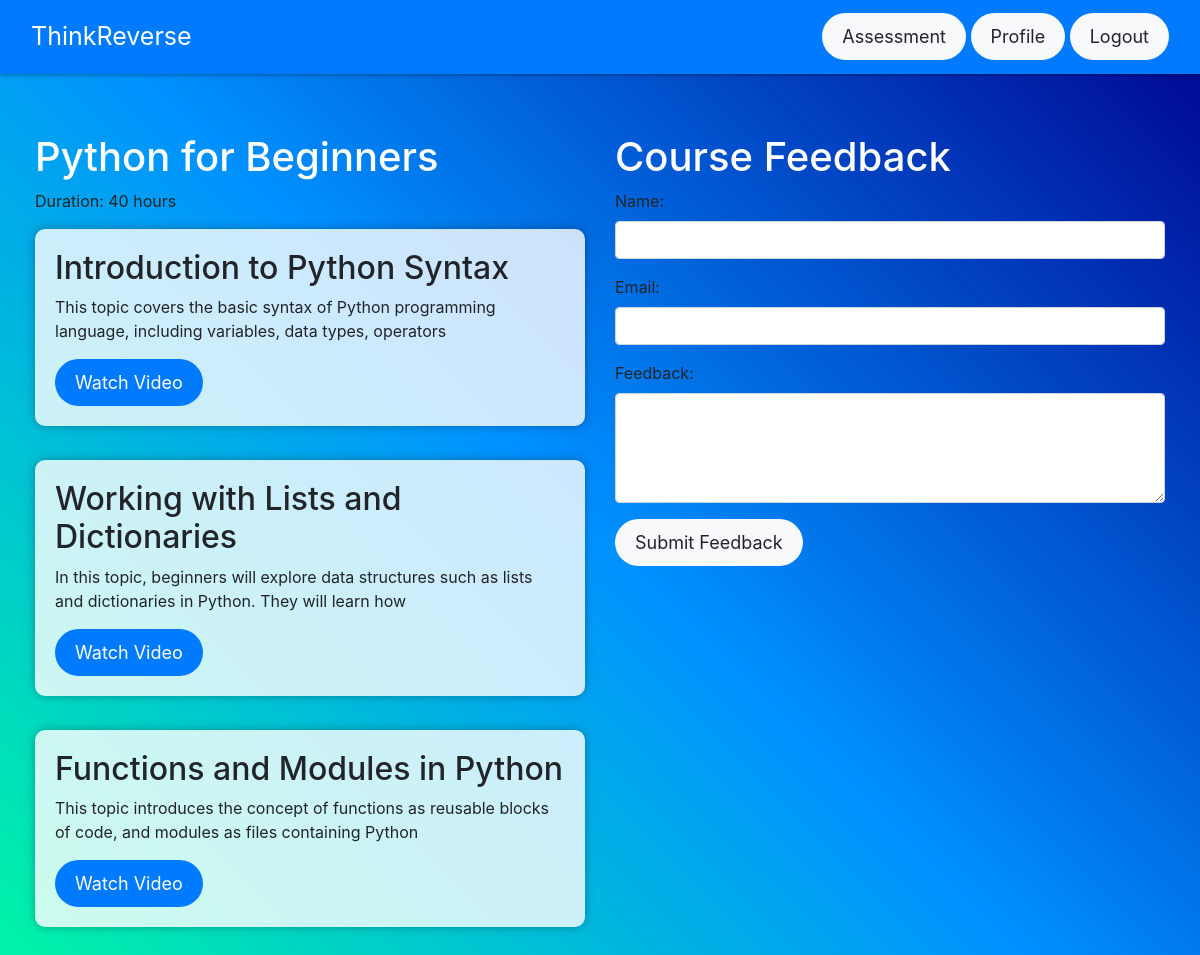
Screenshot of /course/6/ with the database file from the repository.
### usertest/models.py (models this page shows, shortened)
class Course(models.Model):
    title = models.CharField(max_length=100)
    duration = models.CharField(max_length=100)
    progress = models.PositiveIntegerField(default=0, blank=True, null=True)
    users = models.ManyToManyField(User, related_name='courses')

class Video(models.Model):
    course = models.ForeignKey(Course, related_name='videos', on_delete=models.CASCADE, null=True)
    title = models.CharField(max_length=100)
    description = models.TextField()
    video_url = models.URLField()

### usertest/views.py (the view)
# urls.py: path('course/<int:course_id>/',course_detail, name='course_detail'),
def course_detail(request, course_id):
    course = get_object_or_404(Course, pk=course_id)
    videos = course.videos.all()
    return render(request, 'registration/course.html', {'course': course, 'videos': videos})

### templates/registration/course.html (shortened to what this page needs)
<!DOCTYPE html>
<html lang="en">
<head>
    <link rel="stylesheet" href="https://maxcdn.bootstrapcdn.com/bootstrap/4.5.2/css/bootstrap.min.css">
    <link rel="stylesheet" href="https://cdn.plyr.io/3.6.8/plyr.css">
</head>
<body>
<div class="background-container">
<nav class="navbar navbar-expand-lg  bg-primary">
    <div class="container">
        <a class="navbar-brand" href="#">ThinkReverse</a>
        <div class="collapse navbar-collapse justify-content-end" id="navbarNav">
            <ul class="navbar-nav">
                <li class="nav-item">
                    <a href="{% url 'assessment' course_id=course.id %}" class="btn btn-light">Assessment</a>
                    <a class="btn btn-light" href="#">Profile</a>
                    <a class="btn btn-light" href="{% url 'logout' %}">Logout</a>
                </li>
            </ul>
        </div>
    </div>
</nav>
    <div class="content-container">
        <div class="container mt-4">
            <div class="row">
                <div class="col-md-6">
                    <h1>{{ course.title }}</h1>
                    <p>Duration: {{ course.duration }} hours</p>
                    <div class="row">
                        {% for video in videos %}
                        <div class="col-md-12 pb-md-4">
                            <div class="card">
                                <div class="card-body">
                                    <h2>{{ video.title }}</h2>
                                    <p>{{ video.description }}</p>
                                    <a href="{% url 'watch_video' video.id %}" class="btn btn-primary">Watch Video</a>
                                </div>
                            </div>
                        </div>
                        {% endfor %}
                    </div>
                </div>
                <div class="col-md-6">
                    <h1>Course Feedback</h1>
                    <form method="post" action="{% url 'submit_feedback' %}">
                        <div class="form-group">
                            <label for="id_name">Name:</label>
                            <input type="text" name="name" id="id_name" class="form-control" required>
                        </div>
                        <div class="form-group">
                            <label for="id_email">Email:</label>
                            <input type="email" name="email" id="id_email" class="form-control" required>
                        </div>
                        <div class="form-group">
                            <label for="id_feedback">Feedback:</label>
                            <textarea name="feedback" id="id_feedback" class="form-control" rows="4" required></textarea>
                        </div>
                        <button type="submit" class="btn btn-light">Submit Feedback</button>
                    </form>
                </div>
            </div>
        </div>
    </div>
</div>
</body>
</html>

### templates/registration/course.html (style rules this page uses)
html, body { height: 100%; margin: 0; padding: 0; }
.background-container { display: flex; flex-direction: column; min-height: 100%; background: linear-gradient(45deg, #00ff9d, #0091ff, #01018e); }
.content-container { flex: 1; padding-top: 30px; padding-bottom: 100px; display: flex; justify-content: space-between; padding-left: 20px; padding-right: 20px; }
.navbar { background: rgba(255, 255, 255, 0.187); position: relative; top: 0; width: 100%; z-index: 1000; box-shadow: 0px 0px 5px rgba(0, 0, 0, 0.5); }
.navbar-brand { color: #fff; font-size: 25px; }
.container { padding-top: 5px; padding-bottom: 5px; max-width: 1300px; margin: 0 auto; }
.card { border: none; background-color: rgba(255, 255, 255, 0.8); border-radius: 10px; box-shadow: 0px 0px 10px rgba(0, 0, 0, 0.3); transition: transform 0.3s ease-in-out; margin-bottom: 10px; }
.btn { border-radius: 25px; font-size: 18px; padding: 10px 20px; border: none; transition: background-color 0.3s; }
h1 { color: white; }

### rows the page displays
Course: title "Python for Beginners", duration "40"
Video: title "Introduction to Python Syntax", description "This topic covers the basic syntax of Python programming language, including variables, data types, operators"
Video: title "Working with Lists and Dictionaries", description "In this topic, beginners will explore data structures such as lists and dictionaries in Python. They will learn how"
Video: title "Functions and Modules in Python", description "This topic introduces the concept of functions as reusable blocks of code, and modules as files containing Python"
